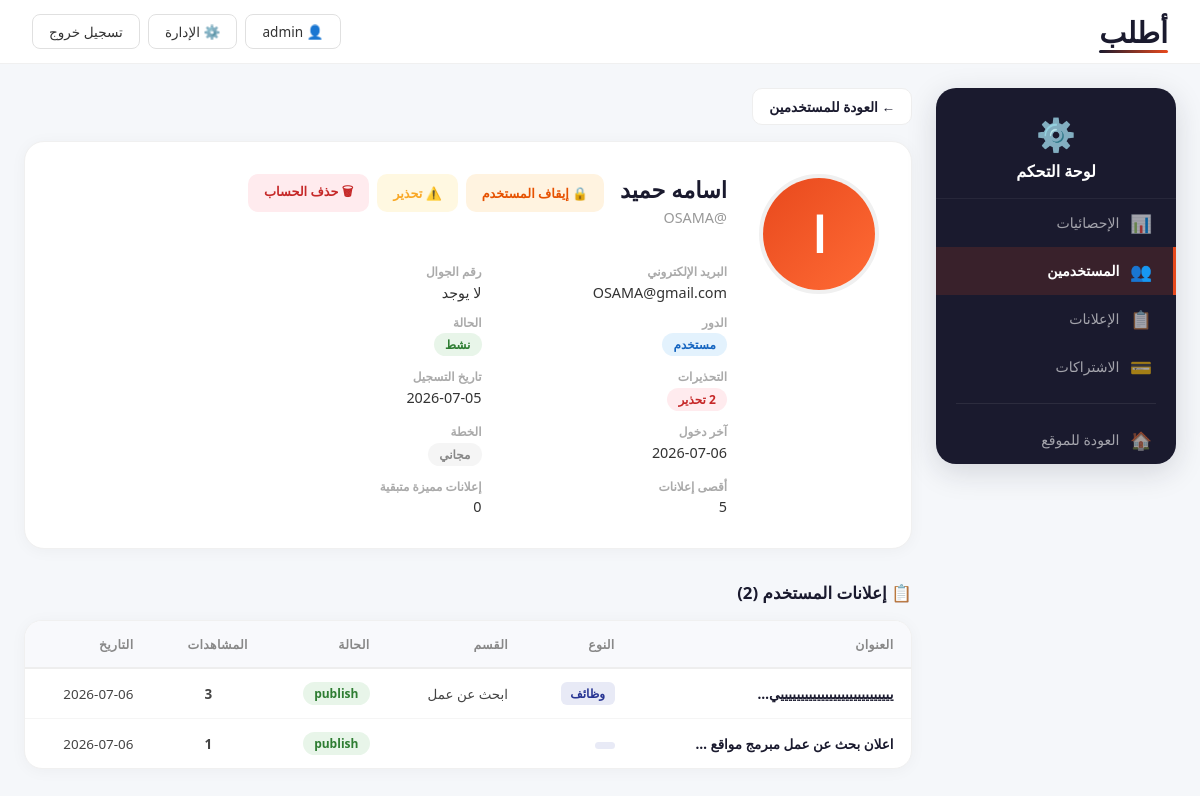
Page /dashboard/user/1/ (signed in) on the earlier database version.
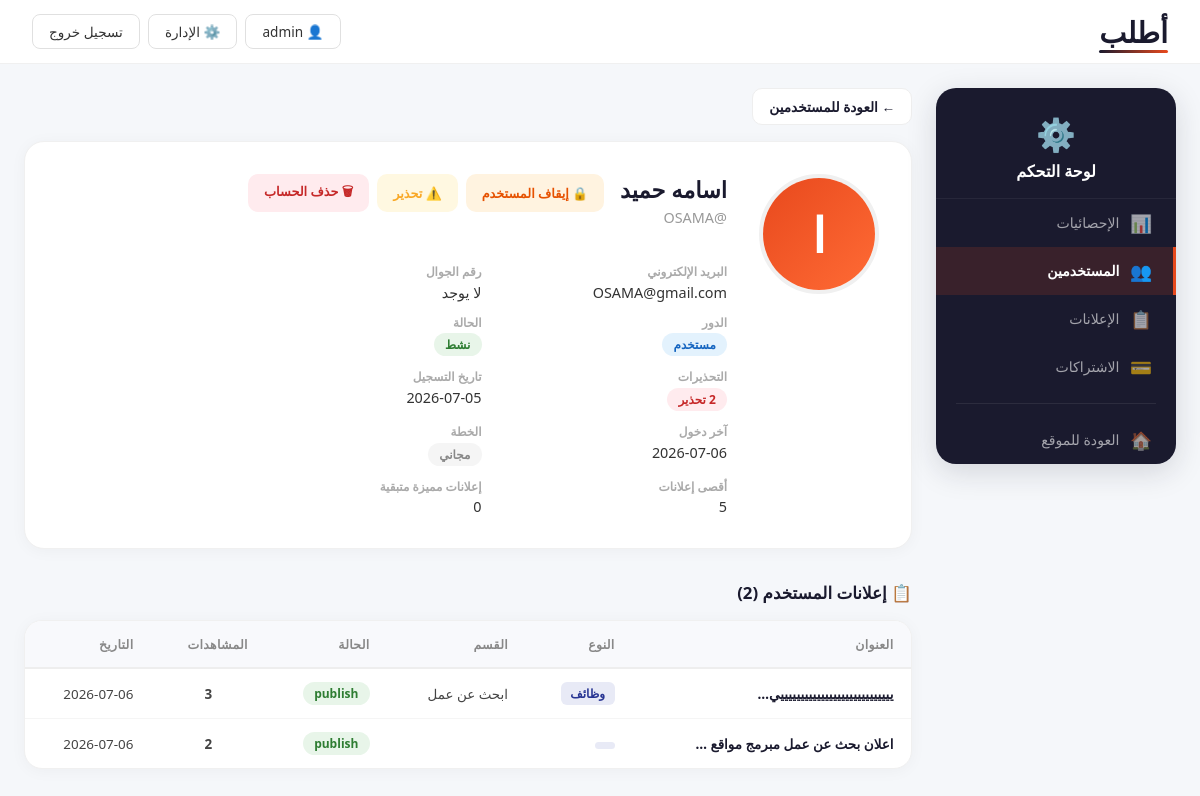
Same page on the later database version.
### main/models.py (models this page shows, shortened)
class Ad(models.Model):
    user = models.ForeignKey(User, on_delete=models.CASCADE, related_name='ads')
    title = models.CharField(max_length=200, blank=True, db_index=True)
    purpose = models.CharField(max_length=50, db_index=True)
    section = models.CharField(max_length=50, db_index=True)
    specialty = models.CharField(max_length=50, db_index=True)
    image_0 = models.ImageField(upload_to='ads/', blank=True, null=True)
    image_1 = models.ImageField(upload_to='ads/', blank=True, null=True)
    image_2 = models.ImageField(upload_to='ads/', blank=True, null=True)
    image_3 = models.ImageField(upload_to='ads/', blank=True, null=True)
    text_ar = models.TextField(blank=True)
    text_en = models.TextField(blank=True)
    contact_phone = models.CharField(max_length=30, blank=True)
    contact_email = models.EmailField(blank=True)
    status = models.CharField(max_length=10, default='draft', db_index=True)
    created_at = models.DateTimeField(auto_now_add=True, db_index=True)
    views = models.PositiveIntegerField(default=0)
    is_featured = models.BooleanField(default=False, db_index=True)
    featured_until = models.DateTimeField(null=True, blank=True)

### main/views.py (the view)
# urls.py: path('dashboard/user/<int:user_id>/', views.dashboard_user_detail, name='dashboard_user_detail'),
@user_passes_test(admin_check, login_url='login')
def dashboard_user_detail(request, user_id):
    u = get_object_or_404(User.objects.select_related('profile', 'subscription'), id=user_id)
    user_ads = Ad.objects.filter(user=u).order_by('-created_at')
    return render(request, 'main/dashboard_user_detail.html', {'u': u, 'user_ads': user_ads})

### main/context_processors.py (called while the page is built)
def unread_notifications(request):
    if request.user.is_authenticated:
        return {'unread_notifs': Notification.objects.filter(user=request.user, is_read=False).count()}
    return {'unread_notifs': 0}

### main/views.py (called while the page is built)
def admin_check(user):
    if not user.is_authenticated:
        return False
    if user.is_superuser:
        return True
    profile, created = Profile.objects.get_or_create(user=user)
    return profile.role in ['admin', 'moderator']

### templates/main/dashboard_user_detail.html (shortened to what the changed rows need)
<!DOCTYPE html>
<html lang="ar" dir="rtl">
<head>
    {% load static %}
    <link rel="stylesheet" href="{% static 'css/style.css' %}">
</head>
<body>
    <div class="dashboard-layout">
        <main class="dash-content">
            <div class="user-detail-card">
                <div class="user-detail-info-wrap">
                    <div class="user-detail-top">
                        <div>
                            <h2>{{ u.first_name|default:u.username }}</h2>
                        </div>
                    </div>
                </div>
            </div>
            <div class="dash-table-wrap">
                <table class="dash-table">
                    <thead>
                        <tr>
                            <th>العنوان</th>
                            <th>النوع</th>
                            <th>القسم</th>
                            <th>الحالة</th>
                            <th>المشاهدات</th>
                            <th>التاريخ</th>
                        </tr>
                    </thead>
                    <tbody>
                        {% for ad in user_ads %}
                        <tr>
                            <td class="td-title"><a href="{% url 'ad_detail' ad.id %}">{{ ad.title|default:ad.text_ar|truncatechars:30 }}</a></td>
                            <td><span class="tag-purpose">{{ ad.purpose }}</span></td>
                            <td>{{ ad.section }}</td>
                            <td><span class="status-badge status-{{ ad.status }}">{{ ad.status }}</span></td>
                            <td class="td-views">{{ ad.views }}</td>
                            <td class="td-date">{{ ad.created_at|date:"Y-m-d" }}</td>
                        </tr>
                        {% empty %}
                        <tr><td colspan="6" class="td-empty">لا توجد إعلانات</td></tr>
                        {% endfor %}
                    </tbody>
                </table>
            </div>
        </main>
    </div>
</body>
</html>

Differences in the rows shown:
changed Ad "اعلان بحث عن عمل مبرمج مواقع …": views "1" → "2"
